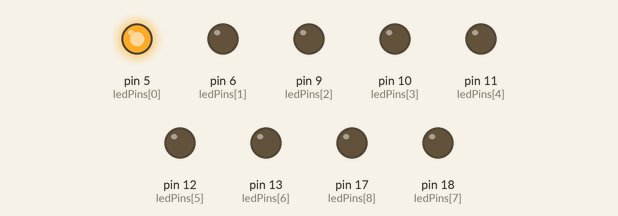
Recording of a sketch running on a simulated Arduino Uno, built with avr-gcc and run on an emulated ATmega328P. Shown: output pins drawn as LEDs (lit = HIGH).

Above: at 0.35 s.
At 0.85 s:
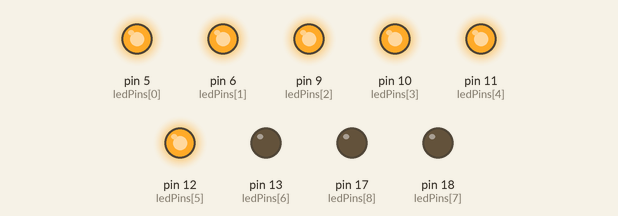
At 1.35 s:
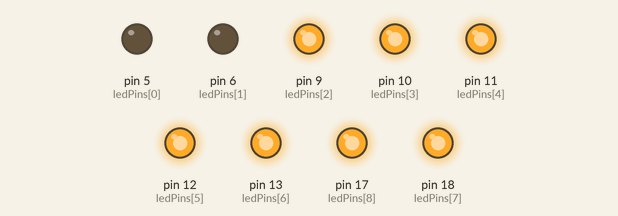
At 2.35 s:
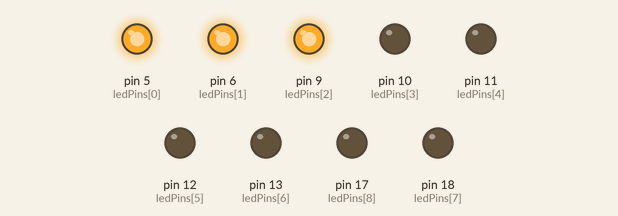
At 3.35 s:
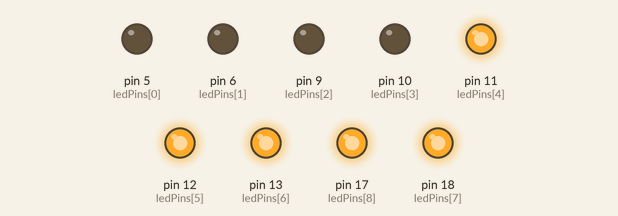
At 4.35 s:
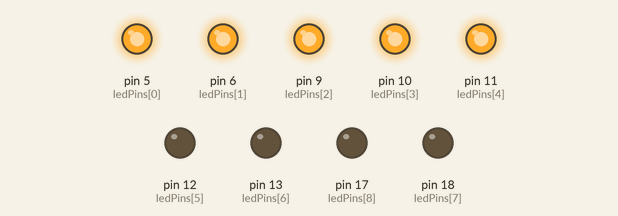
Timing chart, 0 to 4.7 s (numbered marks = the images above):
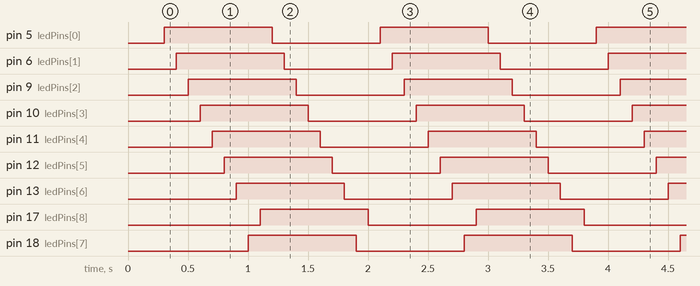

Measured:
- by itself, pin 5 (ledPins[0]), pin 6 (ledPins[1]), pin 9 (ledPins[2]), pin 10 (ledPins[3]), pin 11 (ledPins[4]), pin 12 (ledPins[5]), pin 13 (ledPins[6]), pin 17 (ledPins[8]), pin 18 (ledPins[7]): alternates HIGH for 0.90 s and LOW for 0.90 s
- by itself, everything shown: repeats every 1.8 s, in 18 steps

The sketch:

04-9-led.ino
```cpp
#define SERIAL_BAUD 115200

int ledPins[] = {
  5,
  6,
  9,
  10,
  11,
  12,
  13,
  18,
  17,
};

int numPins = 9;

// the setup function runs once when you press reset or power the board
void setup() {
  Serial.begin(SERIAL_BAUD);

  for(int i = 0; i < numPins; i++) {
    pinMode(ledPins[i], OUTPUT);
    digitalWrite(ledPins[i], LOW);
  }

  delay(300);
}

// the loop function runs over and over again forever
void loop() {
  for(int i = 0; i < numPins; i++) {
    digitalWrite(ledPins[i], HIGH);
    delay(100);
  }

  for(int i = 0; i < numPins; i++) {
    digitalWrite(ledPins[i], LOW);
    delay(100);
  }
}
```
